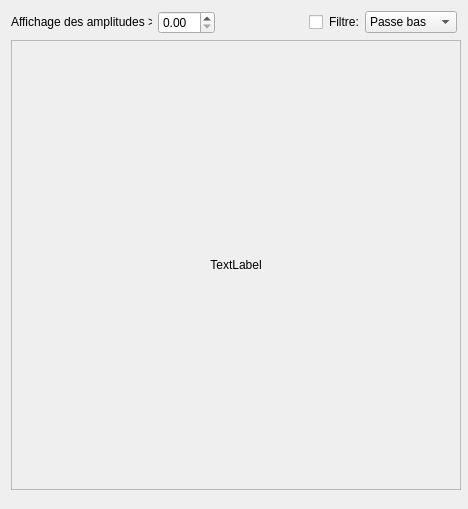
<?xml version="1.0" encoding="UTF-8"?>
<ui version="4.0">
 <class>Fourier2DFilter</class>
 <widget class="QWidget" name="Fourier2DFilter">
  <property name="geometry">
   <rect>
    <x>0</x>
    <y>0</y>
    <width>468</width>
    <height>509</height>
   </rect>
  </property>
  <property name="sizePolicy">
   <sizepolicy hsizetype="Preferred" vsizetype="Preferred">
    <horstretch>0</horstretch>
    <verstretch>0</verstretch>
   </sizepolicy>
  </property>
  <property name="minimumSize">
   <size>
    <width>468</width>
    <height>509</height>
   </size>
  </property>
  <property name="maximumSize">
   <size>
    <width>468</width>
    <height>509</height>
   </size>
  </property>
  <property name="windowTitle">
   <string>Form</string>
  </property>
  <layout class="QGridLayout" name="gridLayout">
   <item row="0" column="0">
    <layout class="QHBoxLayout" name="horizontalLayout_2">
     <property name="sizeConstraint">
      <enum>QLayout::SetDefaultConstraint</enum>
     </property>
     <item>
      <widget class="QLabel" name="label">
       <property name="sizePolicy">
        <sizepolicy hsizetype="Preferred" vsizetype="Fixed">
         <horstretch>0</horstretch>
         <verstretch>0</verstretch>
        </sizepolicy>
       </property>
       <property name="text">
        <string>&lt;html&gt;&lt;head/&gt;&lt;body&gt;&lt;p&gt;Affichage des amplitudes &amp;gt;&lt;/p&gt;&lt;/body&gt;&lt;/html&gt;</string>
       </property>
      </widget>
     </item>
     <item>
      <widget class="QDoubleSpinBox" name="doubleSpinBox"/>
     </item>
    </layout>
   </item>
   <item row="0" column="1">
    <spacer name="horizontalSpacer">
     <property name="orientation">
      <enum>Qt::Horizontal</enum>
     </property>
     <property name="sizeHint" stdset="0">
      <size>
       <width>40</width>
       <height>20</height>
      </size>
     </property>
    </spacer>
   </item>
   <item row="0" column="2">
    <layout class="QHBoxLayout" name="horizontalLayout">
     <property name="sizeConstraint">
      <enum>QLayout::SetDefaultConstraint</enum>
     </property>
     <item>
      <widget class="QCheckBox" name="checkBox">
       <property name="text">
        <string/>
       </property>
      </widget>
     </item>
     <item>
      <widget class="QLabel" name="label_2">
       <property name="sizePolicy">
        <sizepolicy hsizetype="Preferred" vsizetype="Fixed">
         <horstretch>0</horstretch>
         <verstretch>0</verstretch>
        </sizepolicy>
       </property>
       <property name="text">
        <string>Filtre:</string>
       </property>
      </widget>
     </item>
     <item>
      <widget class="QComboBox" name="comboBox">
       <item>
        <property name="text">
         <string>Passe bas</string>
        </property>
       </item>
       <item>
        <property name="text">
         <string>Passe haut</string>
        </property>
       </item>
      </widget>
     </item>
    </layout>
   </item>
   <item row="1" column="0" colspan="3">
    <widget class="QLabel" name="spectrumImageLabel">
     <property name="sizePolicy">
      <sizepolicy hsizetype="Minimum" vsizetype="Minimum">
       <horstretch>0</horstretch>
       <verstretch>0</verstretch>
      </sizepolicy>
     </property>
     <property name="minimumSize">
      <size>
       <width>450</width>
       <height>450</height>
      </size>
     </property>
     <property name="frameShape">
      <enum>QFrame::StyledPanel</enum>
     </property>
     <property name="text">
      <string>TextLabel</string>
     </property>
     <property name="scaledContents">
      <bool>true</bool>
     </property>
     <property name="alignment">
      <set>Qt::AlignCenter</set>
     </property>
    </widget>
   </item>
   <item row="2" column="0">
    <spacer name="verticalSpacer">
     <property name="orientation">
      <enum>Qt::Vertical</enum>
     </property>
     <property name="sizeHint" stdset="0">
      <size>
       <width>20</width>
       <height>17</height>
      </size>
     </property>
    </spacer>
   </item>
  </layout>
 </widget>
 <resources/>
 <connections/>
</ui>
